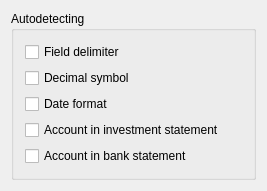
<?xml version="1.0" encoding="UTF-8"?>
<ui version="4.0">
 <class>PluginSettingsDecl</class>
 <widget class="QWidget" name="PluginSettingsDecl">
  <property name="geometry">
   <rect>
    <x>0</x>
    <y>0</y>
    <width>267</width>
    <height>188</height>
   </rect>
  </property>
  <property name="windowTitle">
   <string>CSV Importer settings</string>
  </property>
  <layout class="QVBoxLayout" name="verticalLayout_2">
   <item>
    <widget class="QGroupBox" name="autodetect">
     <property name="title">
      <string>Autodetecting</string>
     </property>
     <layout class="QVBoxLayout" name="verticalLayout">
      <item>
       <widget class="QCheckBox" name="kcfg_AutoFieldDelimiter">
        <property name="sizePolicy">
         <sizepolicy hsizetype="Preferred" vsizetype="Preferred">
          <horstretch>0</horstretch>
          <verstretch>0</verstretch>
         </sizepolicy>
        </property>
        <property name="text">
         <string>Field delimiter</string>
        </property>
       </widget>
      </item>
      <item>
       <widget class="QCheckBox" name="kcfg_AutoDecimalSymbol">
        <property name="sizePolicy">
         <sizepolicy hsizetype="Preferred" vsizetype="Preferred">
          <horstretch>0</horstretch>
          <verstretch>0</verstretch>
         </sizepolicy>
        </property>
        <property name="text">
         <string>Decimal symbol</string>
        </property>
       </widget>
      </item>
      <item>
       <widget class="QCheckBox" name="kcfg_AutoDateFormat">
        <property name="sizePolicy">
         <sizepolicy hsizetype="Preferred" vsizetype="Preferred">
          <horstretch>0</horstretch>
          <verstretch>0</verstretch>
         </sizepolicy>
        </property>
        <property name="text">
         <string>Date format</string>
        </property>
       </widget>
      </item>
      <item>
       <widget class="QCheckBox" name="kcfg_AutoAccountInvest">
        <property name="sizePolicy">
         <sizepolicy hsizetype="Preferred" vsizetype="Preferred">
          <horstretch>0</horstretch>
          <verstretch>0</verstretch>
         </sizepolicy>
        </property>
        <property name="toolTip">
         <string>Statement header will be scanned for names and numbers of accounts you've already setup.</string>
        </property>
        <property name="text">
         <string>Account in investment statement</string>
        </property>
       </widget>
      </item>
      <item>
       <widget class="QCheckBox" name="kcfg_AutoAccountBank">
        <property name="sizePolicy">
         <sizepolicy hsizetype="Preferred" vsizetype="Preferred">
          <horstretch>0</horstretch>
          <verstretch>0</verstretch>
         </sizepolicy>
        </property>
        <property name="toolTip">
         <string>Statement header will be scanned for names and numbers of accounts you've already setup.</string>
        </property>
        <property name="text">
         <string>Account in bank statement</string>
        </property>
       </widget>
      </item>
     </layout>
    </widget>
   </item>
  </layout>
 </widget>
 <layoutdefault spacing="6" margin="11"/>
 <resources/>
 <connections/>
</ui>
